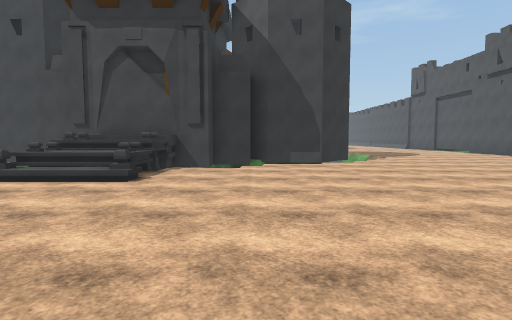
View 1 (above)

24 first-person views from a walk through a Unity game level. The camera is 1.4 m above the floor, tilts 4° down and sees 80° across. The floor is counted in squares, 2 m on a side. Each view is taken from the middle of a square. On the plan, view 1 faces up. The plan holds only what a view shows up to about 10 squares ahead; the rest is blank. The place goes on beyond the plan. Some trees and plants on the terrain are drawn as simple stand-ins. The player is left out. Surface patterns are stand-ins for the level's own textures.

View 2
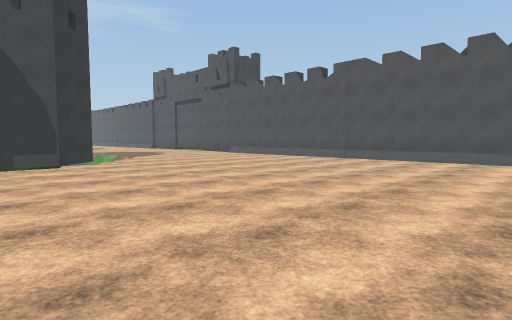

View 3
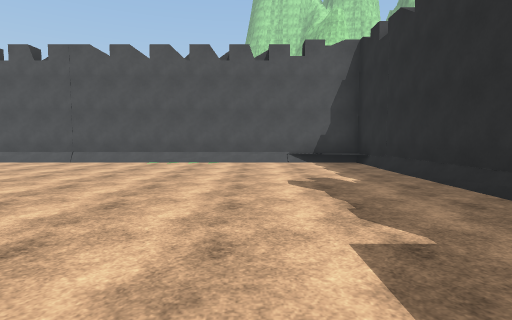

View 4
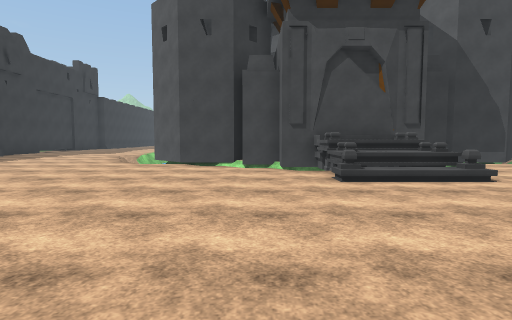

View 5
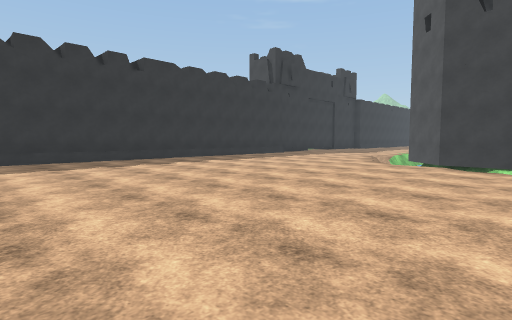

View 6
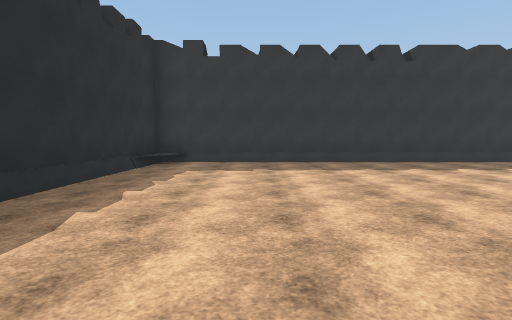

View 7
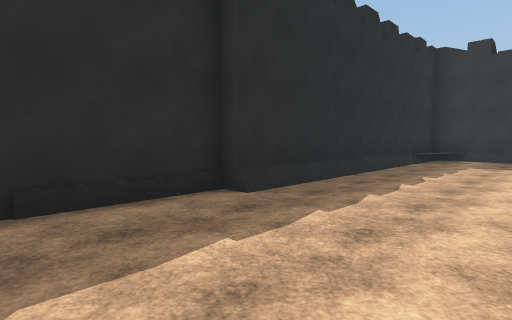

View 8
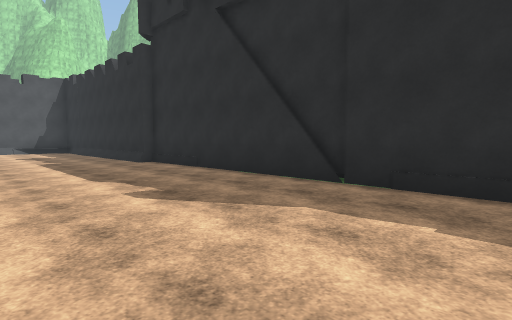

View 9
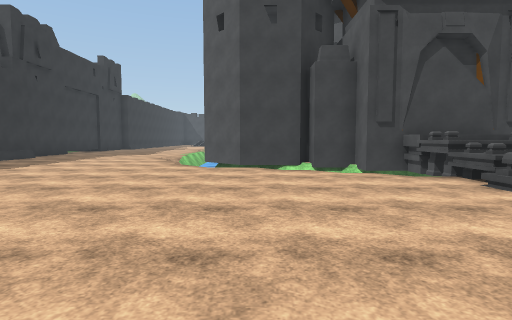

View 10
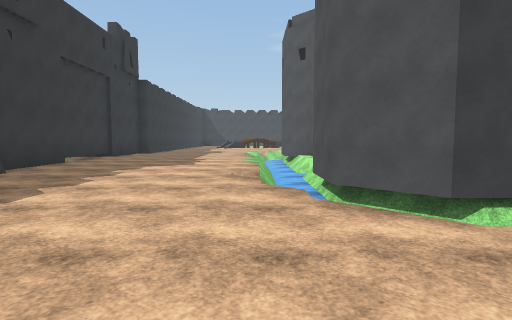

View 11
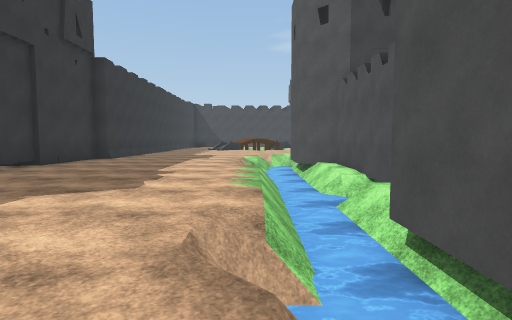

View 12
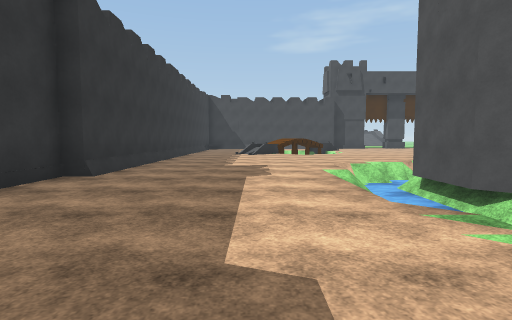

View 13
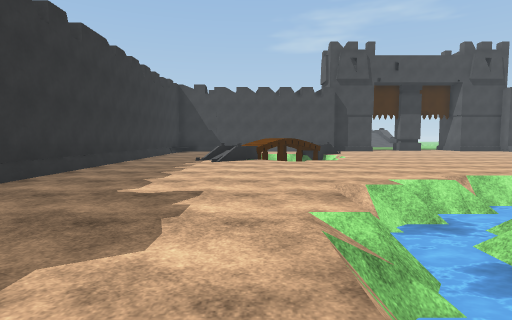

View 14
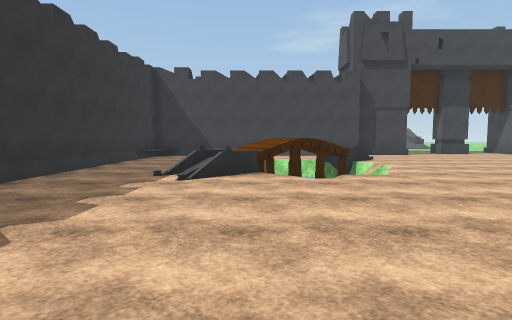

View 15
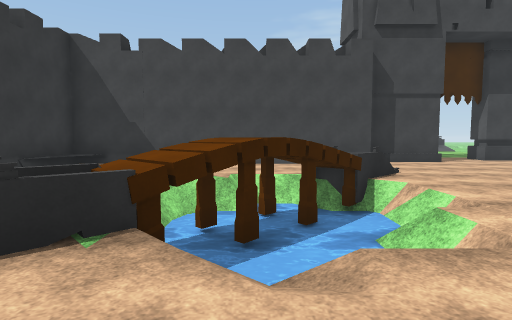

View 16
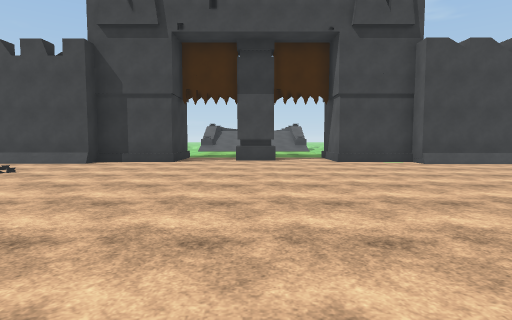

View 17
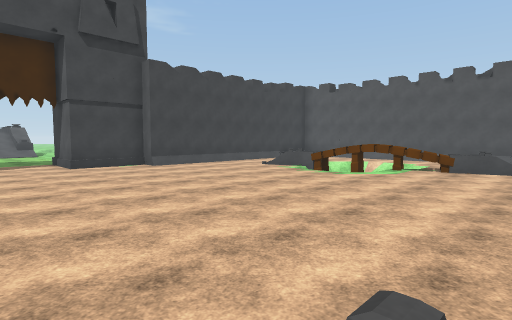

View 18
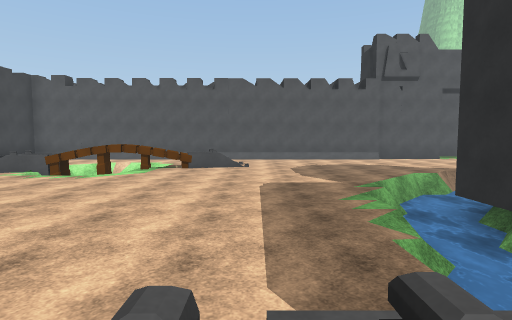

View 19
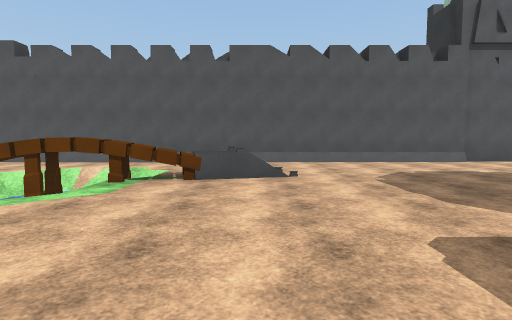

View 20
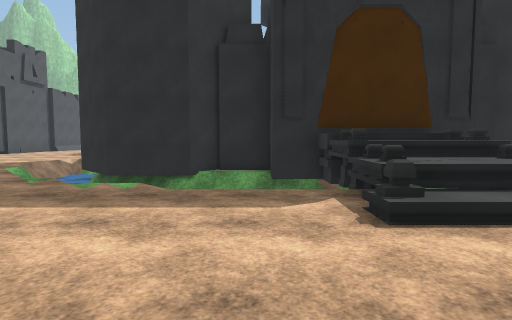

View 21
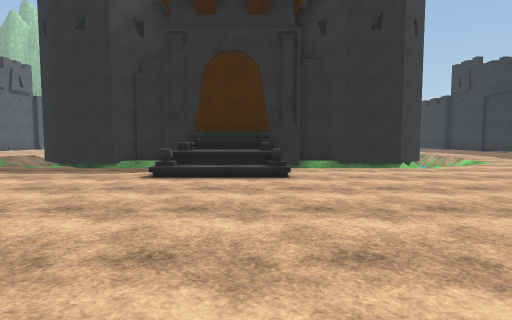

View 22
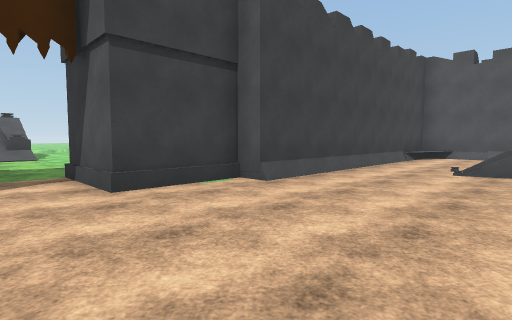

View 23
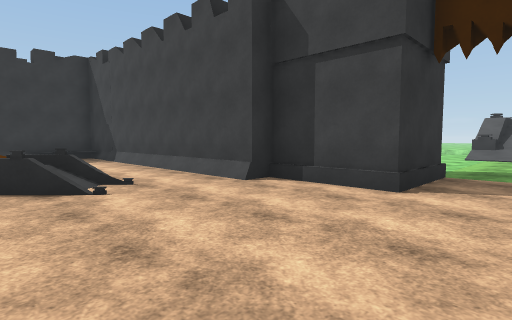

View 24
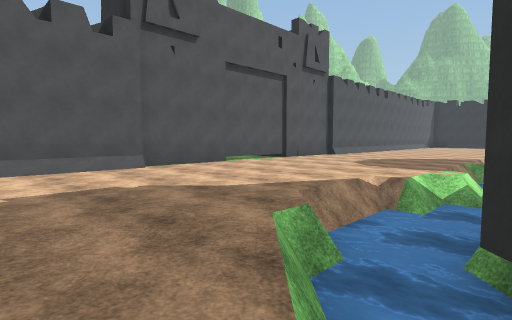

### Floor plan
Key: @ floor where view 1 was taken; # wall or solid block; x gap in a wall; . main floor; - floor 0.5 m lower than the main floor; : floor 1.5 m higher than the main floor; / step, stairs or slope; = window, fence, low wall or low ledge; ≈ water the walk keeps out of; ^ raised ledge; v drop or lower ground; T tower; G gate; O other object.
Columns run from 17 left of view 1 to 11 right of it. Each row starts with its distance up from view 1.
 38            #.  ..#
 37            #..#..#
 36  ###########.....###########
 35  #.........................#
 34  #   ......................#
 33  #.  .==#.............==...#
 32  #.. /#≈=.............=#≈..#
 31  #.. #≈≈v.............≈≈ ≈.#
 30  #...≈≈≈v.............≈: ≈.#
 29  #..=v≈v=..............xv..#
 28  #.....................==  #
 27  #....................../ .#
 26  #...........//=...........#
 25  #...........//v...........#
 24  #......≈≈≈  //≈≈≈≈=.......#
 23  #.....≈≈##≈#GG###≈T≈......#
 22  #.....≈#####  ####TT≈.....#
 21 ##....≈TT           #≈≈....##
 20 #.....vTT           #≈v.....#
 19 #.....v≈#            ≈v.....#
 18 #.....≈≈^TT          ≈=.....#
 17 #......≈#            v......#
 16 #......≈#              ....
 15 #......≈#             ....
 14 #......≈#            ≈v..
 13 #......T#             v.
 12 ##....≈T##            =
 11  #....=TT#       ##TT
 10   .....=T###    ##TTT ....
  9   .....=  ### O##v =......
  8  #.......==    v -.......  #
  7  #.......... ///......... .#
  6  #...........///...........#
  5  #...........///...........#
  4  #.........................#
  3  #.........................#
  2  #.........................#
  1  #.........................#
  0  #...............@.........#
 -1  #.........................#
 -2  #.........................#
 -3  #########.........^########
 -4           TTTTTTTTT

Positions as (right, up) in squares from view 1, and headings:
1: (0, 0), facing up
2: (0, 0), facing up-right
3: (1, 0), facing right
4: (-6, 0), facing up
5: (-6, 0), facing up-left
6: (-7, 0), facing left
7: (-5, 0), facing down-left
8: (-7, 1), facing down-right
9: (-8, 1), facing up
10: (-11, 6), facing up
11: (-11, 10), facing up
12: (-13, 15), facing up
13: (-12, 19), facing up
14: (-12, 23), facing up
15: (-11, 27), facing up
16: (-3, 27), facing up
17: (-3, 26), facing up-right
18: (-3, 26), facing right
19: (1, 27), facing right
20: (-1, 29), facing down
21: (-4, 32), facing down
22: (-2, 32), facing up-right
23: (-4, 32), facing up-left
24: (3, 24), facing down-right
